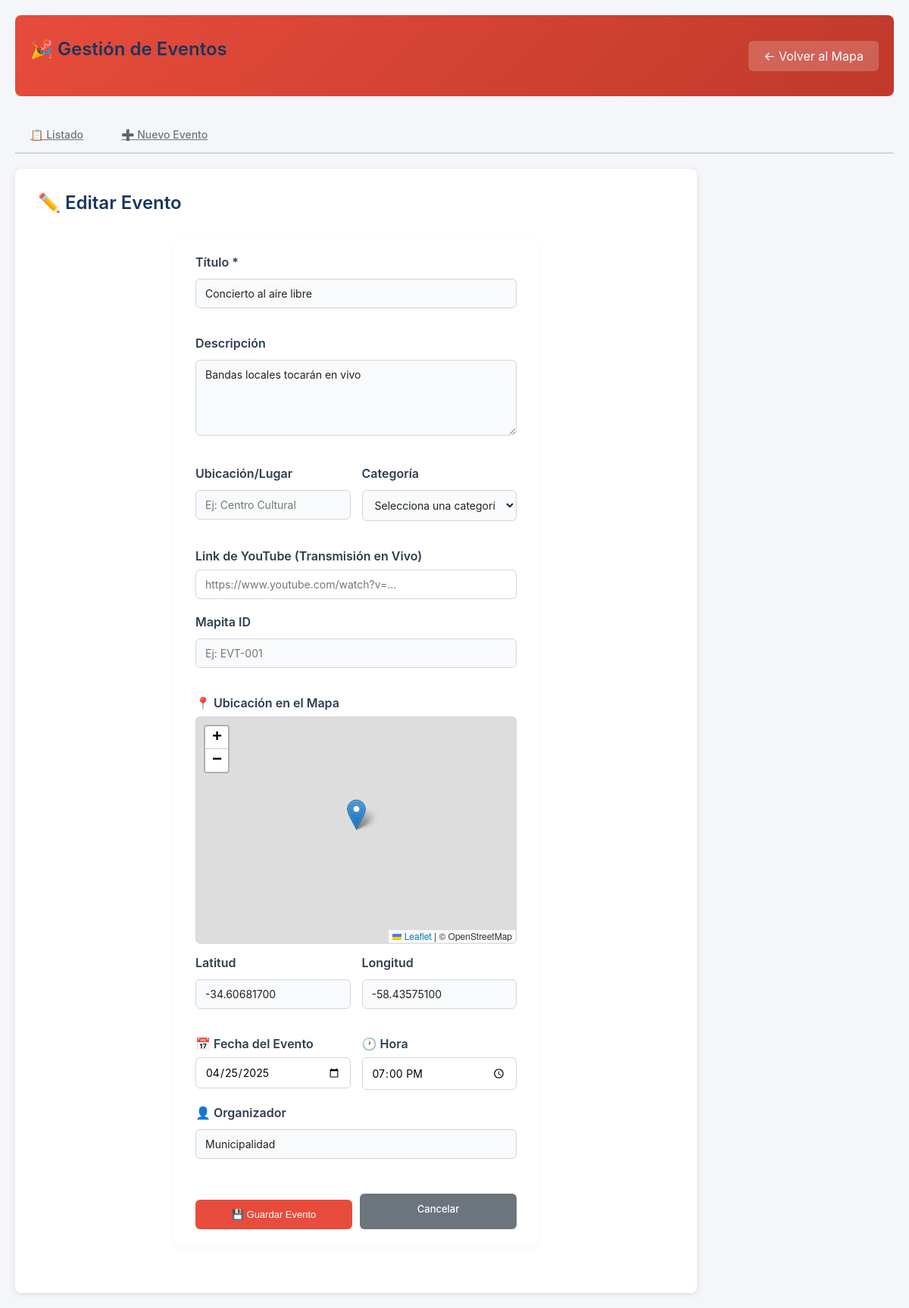
/admin/eventos/dashboard.php?action=edit&id=3 (signed in), run on the app's committed database.
### tables this page shows
CREATE TABLE `eventos` (
  `id` int(11) NOT NULL,
  `titulo` varchar(255) NOT NULL,
  `descripcion` text DEFAULT NULL,
  `fecha` date DEFAULT NULL,
  `hora` time DEFAULT NULL,
  `organizador` varchar(255) DEFAULT NULL,
  `lat` decimal(10,8) NOT NULL COMMENT 'Latitud del evento',
  `lng` decimal(11,8) NOT NULL COMMENT 'Longitud del evento',
  `dest_lat` decimal(10,8) DEFAULT NULL COMMENT 'Latitud del destino (si aplica)',
  `dest_lng` decimal(11,8) DEFAULT NULL COMMENT 'Longitud del destino (si aplica)',
  `activo` tinyint(1) NOT NULL DEFAULT 1,
  `created_at` timestamp NOT NULL DEFAULT current_timestamp(),
  `updated_at` timestamp NOT NULL DEFAULT current_timestamp() ON UPDATE current_timestamp(),
  `youtube_link` varchar(255) DEFAULT NULL COMMENT 'URL del video de YouTube para el evento',
  `categoria` varchar(100) DEFAULT 'General',
  `ubicacion` varchar(255) DEFAULT NULL,
  `mapita_id` varchar(64) DEFAULT NULL
);

### models/Evento.php (called while the page is built, shortened)
<?php
class Evento {
    public static function getById($id) {
        try {
            $db = Database::getInstance()->getConnection();
            $sql = "SELECT * FROM eventos WHERE id = ?";
            $stmt = $db->prepare($sql);
            $stmt->execute([$id]);
            return $stmt->fetch(PDO::FETCH_ASSOC);
        } catch (Exception $e) {
            error_log("Error en Evento::getById - " . $e->getMessage());
            return null;
        }
    }
}

### admin/eventos/dashboard.php (the view, shortened to what this page needs)
<?php
require_once __DIR__ . '/../../models/Evento.php';
$action = $_GET['action'] ?? 'list';
$id = (int)($_GET['id'] ?? 0);
$evento = null;
if ($action === 'edit' && $id > 0) {
    $evento = Evento::getById($id);
}
?>
<!DOCTYPE html>
<html lang="es">
<head>
    <link rel="stylesheet" href="/css/map-styles.css">
    <link rel="stylesheet" href="https://unpkg.com/leaflet@1.9.4/dist/leaflet.css" />
</head>
<body>
    <div class="admin-container">
        <header>
            <h1>🎉 Gestión de Eventos</h1>
            <a href="/">← Volver al Mapa</a>
        </header>
        <div class="tabs">
            <a href="?action=list" class="<?= $action === 'list' ? 'active' : '' ?>">📋 Listado</a>
            <a href="?action=create" class="<?= $action === 'create' ? 'active' : '' ?>">➕ Nuevo Evento</a>
        </div>
        <?php if ($action === 'create' || ($action === 'edit' && $evento)): ?>
            <div class="form-container">
                <h2><?= $action === 'create' ? '➕ Nuevo Evento' : '✏️ Editar Evento' ?></h2>
                <form method="POST">
                    <div class="form-group">
                        <label for="titulo">Título *</label>
                        <input type="text" id="titulo" name="titulo" required
                               value="<?= $evento ? htmlspecialchars($evento['titulo']) : '' ?>"
                               placeholder="Ej: Festival de Música 2026">
                    </div>
                    <div class="form-group">
                        <label for="descripcion">Descripción</label>
                        <textarea id="descripcion" name="descripcion"
                                  placeholder="Describe el evento..."><?= $evento ? htmlspecialchars($evento['descripcion']) : '' ?></textarea>
                    </div>
                    <div class="misc-row">
                        <div class="form-group">
                            <label for="ubicacion">Ubicación/Lugar</label>
                            <input type="text" id="ubicacion" name="ubicacion"
                                   value="<?= $evento ? htmlspecialchars($evento['ubicacion']) : '' ?>"
                                   placeholder="Ej: Centro Cultural">
                        </div>
                        <div class="form-group">
                            <label for="categoria">Categoría</label>
                            <select id="categoria" name="categoria">
                                <option value="">Selecciona una categoría</option>
                            </select>
                        </div>
                    </div>
                    <div class="form-group">
                        <label for="youtube_link">Link de YouTube (Transmisión en Vivo)</label>
                        <input type="url" id="youtube_link" name="youtube_link"
                               value="<?= $evento ? htmlspecialchars($evento['youtube_link']) : '' ?>"
                               placeholder="https://www.youtube.com/watch?v=...">
                    </div>
                    <div class="form-group">
                        <label for="mapita_id">Mapita ID</label>
                        <input type="text" id="mapita_id" name="mapita_id" maxlength="64"
                               value="<?= $evento ? htmlspecialchars($evento['mapita_id'] ?? '') : '' ?>"
                               placeholder="Ej: EVT-001">
                    </div>
                    <div class="form-group">
                        <label>📍 Ubicación en el Mapa</label>
                        <div id="map-picker"></div>
                        <div class="coords-row">
                            <div>
                                <label for="lat">Latitud</label>
                                <input type="number" id="lat" name="lat" step="any"
                                       value="<?= $evento && $evento['lat'] ? $evento['lat'] : '-34.6037' ?>"
                                       placeholder="Latitud">
                            </div>
                            <div>
                                <label for="lng">Longitud</label>
                                <input type="number" id="lng" name="lng" step="any"
                                       value="<?= $evento && $evento['lng'] ? $evento['lng'] : '-58.3816' ?>"
                                       placeholder="Longitud">
                            </div>
                        </div>
                    </div>
                    <div class="misc-row">
                        <div class="form-group">
                            <label for="fecha">📅 Fecha del Evento</label>
                            <input type="date" id="fecha" name="fecha"
                                   value="<?= $evento ? htmlspecialchars($evento['fecha'] ?? '') : '' ?>">
                        </div>
                        <div class="form-group">
                            <label for="hora">🕐 Hora</label>
                            <input type="time" id="hora" name="hora"
                                   value="<?= $evento ? htmlspecialchars(substr($evento['hora'] ?? '', 0, 5)) : '' ?>">
                        </div>
                    </div>
                    <div class="form-group">
                        <label for="organizador">👤 Organizador</label>
                        <input type="text" id="organizador" name="organizador"
                               value="<?= $evento ? htmlspecialchars($evento['organizador'] ?? '') : '' ?>"
                               placeholder="Ej: Club Deportivo Central">
                    </div>
                    <div class="form-actions">
                        <button type="submit" class="btn btn-primary">💾 Guardar Evento</button>
                        <a href="?action=list" class="btn btn-secondary">Cancelar</a>
                    </div>
                </form>
            </div>
        <?php endif; ?>
    </div>
</body>
</html>

### css/map-styles.css (style rules this page uses)
body { font-family: 'Segoe UI', 'Arial', sans-serif; background: #f8fafc; color: #222; margin: 0; padding: 0; }
h1, h2, h3 { color: #1a365d; font-weight: 600; margin-bottom: 18px; }
button, input[type="submit"] { background: #2563eb; color: #fff; border: none; border-radius: 5px; padding: 8px 18px; font-size: 15px; cursor: pointer; margin-top: 8px; transition: background 0.2s; }
form { background: #fff; padding: 24px 28px; border-radius: 10px; box-shadow: 0 2px 8px rgba(0,0,0,0.04); max-width: 480px; margin: 30px auto; }
label { font-weight: 500; color: #1a365d; }
input[type="text"], input[type="number"], select, textarea { width: 100%; padding: 8px 10px; margin-top: 4px; margin-bottom: 16px; border: 1px solid #cbd5e1; border-radius: 5px; font-size: 15px; background: #f8fafc; color: #222; box-sizing: border-box; transition: border 0.2s; }

### admin/eventos/dashboard.php (style rules this page uses)
* { margin: 0; padding: 0; box-sizing: border-box; }
body { font-family: -apple-system, BlinkMacSystemFont, 'Segoe UI', Roboto, sans-serif; background: #f5f6fa; color: #2c3e50; }
.admin-container { max-width: 1200px; margin: 0 auto; padding: 20px; }
header { background: linear-gradient(135deg, #e74c3c 0%, #c0392b 100%); color: white; padding: 30px 20px; border-radius: 8px; margin-bottom: 30px; display: flex; justify-content: space-between; align-items: center; }
header h1 { font-size: 24px; }
header a { background: rgba(255,255,255,0.2); color: white; padding: 10px 20px; border-radius: 6px; text-decoration: none; transition: 0.3s; }
.tabs { display: flex; gap: 10px; margin-bottom: 20px; border-bottom: 2px solid #d0d5dd; }
.tabs a, .tabs button { padding: 12px 20px; background: none; border: none; border-bottom: 3px solid transparent; cursor: pointer; color: #6c757d; font-size: 14px; font-weight: 500; transition: 0.3s; }
.btn { display: inline-block; padding: 8px 16px; border: none; border-radius: 6px; font-size: 13px; font-weight: 500; cursor: pointer; transition: 0.3s; text-decoration: none; }
.btn-primary { background: #e74c3c; color: white; }
.btn-secondary { background: #6c757d; color: white; }
.form-container { background: white; border-radius: 8px; padding: 30px; box-shadow: 0 2px 8px rgba(0,0,0,0.1); max-width: 900px; }
.form-group { margin-bottom: 20px; }
.form-group label { display: block; margin-bottom: 8px; font-weight: 600; color: #2c3e50; }
.form-group input, .form-group textarea, .form-group select { width: 100%; padding: 10px 12px; border: 1px solid #d0d5dd; border-radius: 6px; font-size: 14px; font-family: inherit; transition: 0.3s; }
.form-group textarea { resize: vertical; min-height: 100px; }
.coords-row, .misc-row { display: grid; grid-template-columns: 1fr 1fr; gap: 15px; }
#map-picker { height: 300px; width: 100%; border-radius: 6px; border: 1px solid #d0d5dd; margin-bottom: 15px; }
.form-actions { display: flex; gap: 10px; margin-top: 30px; }
.form-actions .btn { flex: 1; padding: 12px; text-align: center; }

### data on the page
eventos: titulo "Concierto al aire libre", descripcion "Bandas locales tocarán en vivo", lat "-34.60681700", lng "-58.43575100", fecha "04/25/2025", hora "19:00", organizador "Municipalidad"
